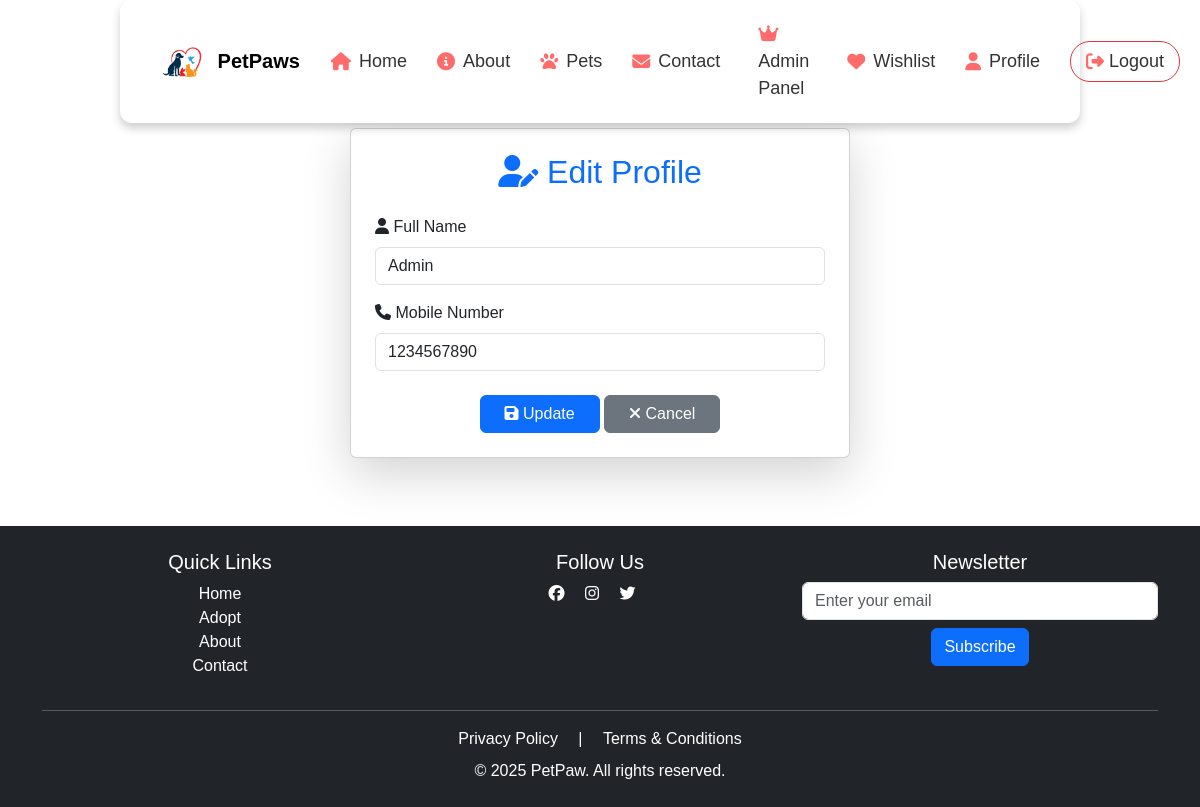
The page /edit_profile (signed in) on the database as committed earlier.
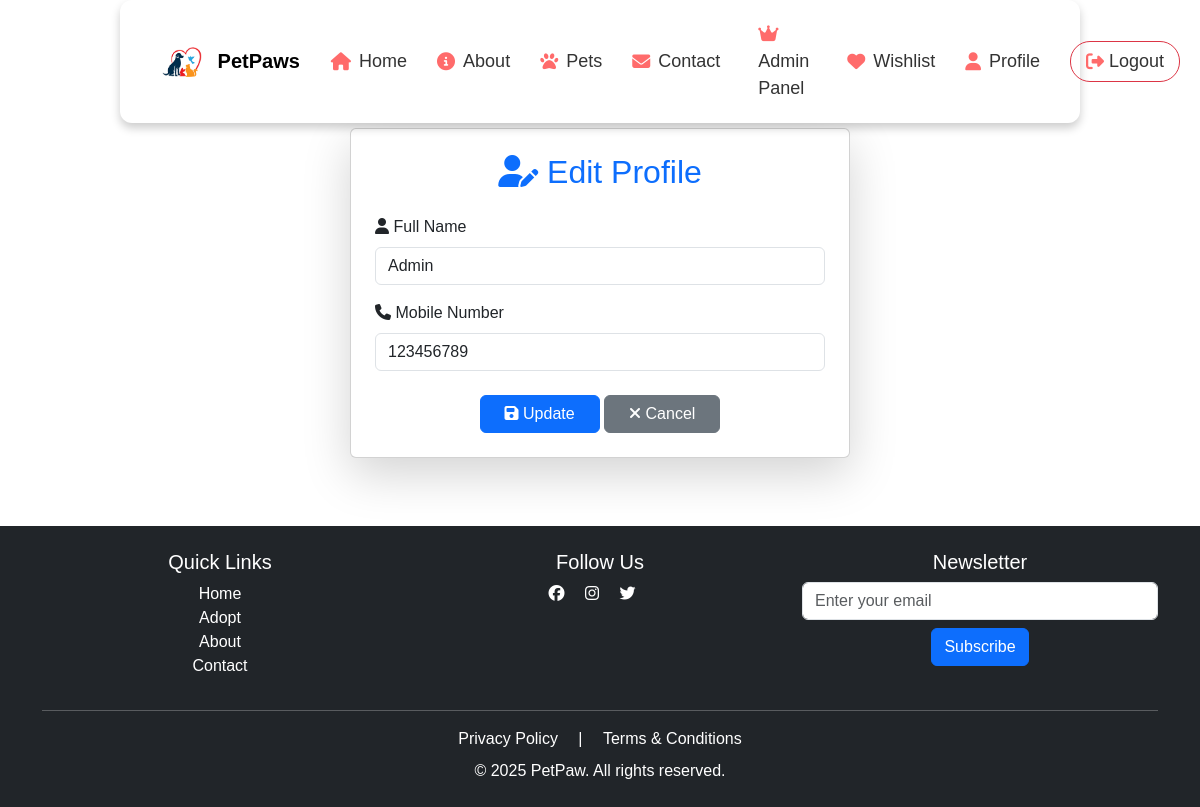
The same page on the database as committed later.
### app.py (models this page shows, shortened)
class User(db.Model, UserMixin):
    __tablename__ = "user"
    id = db.Column(db.Integer, primary_key=True)
    name = db.Column(db.String(150), nullable=False)
    email = db.Column(db.String(150), unique=True, nullable=False)
    password_hash = db.Column(db.String(256), nullable=False)
    mobile = db.Column(db.String(15), nullable=False)
    role = db.Column(db.String(50), nullable=False, default='user')
    wishlist_pets = db.relationship('Pet', secondary=wishlist, backref='wishlist_users')

### app.py (the view)
@app.route("/edit_profile", methods=["GET", "POST"])
@login_required
def edit_profile():
    if request.method == "POST":
        current_user.name = request.form.get("name")
        current_user.mobile = request.form.get("mobile")
        db.session.commit()
        flash("Profile updated successfully!", "success")
        return redirect(url_for("profile"))
    return render_template("edit_profile.html", user=current_user)

### app.py (called while the page is built)
@login_manager.user_loader
def load_user(user_id):
    return User.query.get(int(user_id))

### templates/edit_profile.html
{% extends "base.html" %}
{% block content %}
<div class="container my-5">
    <div class="card shadow-lg p-4 mx-auto" style="max-width: 500px;">
        <h2 class="text-center text-primary mb-4"><i class="fas fa-user-edit"></i> Edit Profile</h2>
        <form method="POST">
            <div class="mb-3">
                <label for="name" class="form-label"><i class="fas fa-user"></i> Full Name</label>
                <input type="text" class="form-control" name="name" value="{{ user.name }}" required>
            </div>
            <div class="mb-3">
                <label for="mobile" class="form-label"><i class="fas fa-phone"></i> Mobile Number</label>
                <input type="text" class="form-control" name="mobile" value="{{ user.mobile }}" required>
            </div>
            <div class="text-center mt-4">
                <button type="submit" class="btn btn-primary px-4"><i class="fas fa-save"></i> Update</button>
                <a href="{{ url_for('profile') }}" class="btn btn-secondary px-4"><i class="fas fa-times"></i> Cancel</a>
            </div>
        </form>
    </div>
</div>
{% endblock %}

Rows that differ between the two databases and show on the page:
changed User "Admin": mobile "1234567890" → "123456789"
